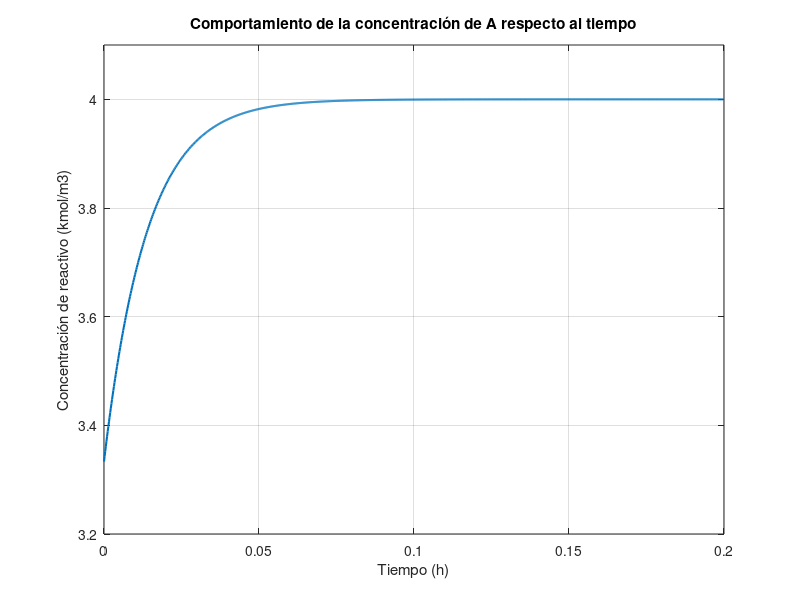

MATLAB code to generate this figure:
clear
clc
%Reacción química reversible
F=100;
Ce=12*1.2;
k=52; %h
V=5;
Cs(1)=(100*12)/(100+k*V); %condicion inicial sup estado estable
t(1)=0;
t0=0;
tf=0.2;
n=1000;
dt=(tf-t0)/n;
for i=1:n
    f=(F*Ce-F*Cs(i)-k*V*Cs(i))/V;
    Cs(i+1)=Cs(i)+dt*f;
    t(i+1)=t(i)+dt;
end
p=plot(t,Cs);
xlabel('Tiempo (h)');
ylabel('Concentración de reactivo (kmol/m3)');
title('Comportamiento de la concentración de A respecto al tiempo');
grid
axis([0 tf, 3.2 4.1]); %establecer los limites para los ejes [xmin xmax ymin ymax]
set(p,'linewidth',1.5);